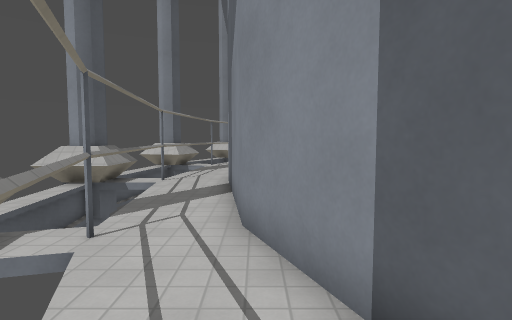
view 1 (above)

12 first-person views from a walk through a level from a Godot 3-D game. The camera is 1.5 m above the floor, tilts 4° down and sees 80° across. The floor is counted in squares, 1 m on a side. Each view is taken from the middle of a square. On the plan, view 1 faces up. The plan holds only what a view shows up to about 15 squares ahead; the rest is blank. The place goes on beyond the plan. Surface patterns are stand-ins for the level's own textures.

view 2
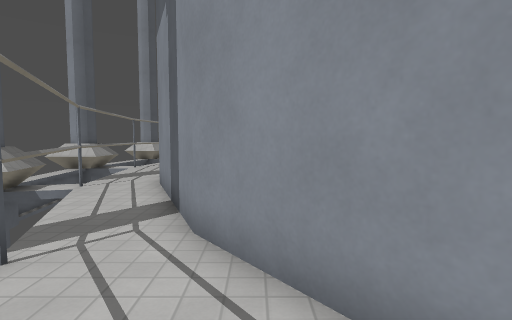

view 3
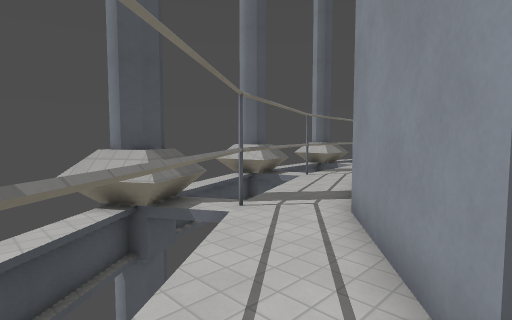

view 4
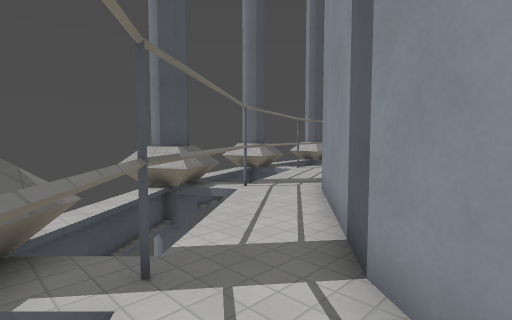

view 5
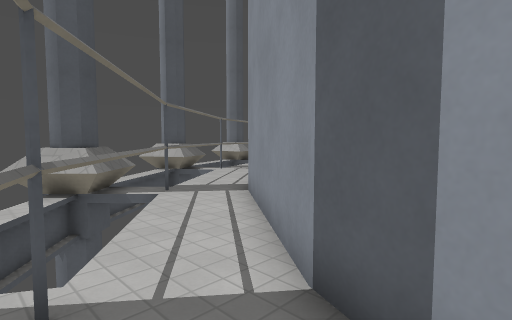

view 6
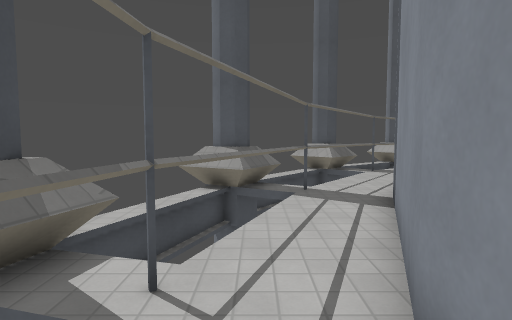

view 7
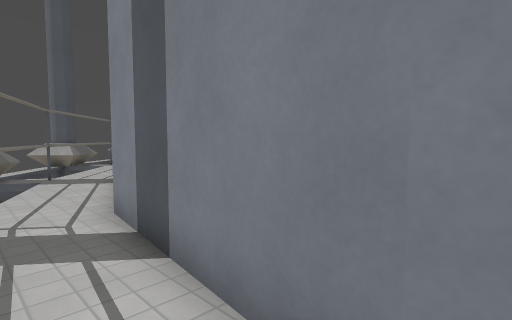

view 8
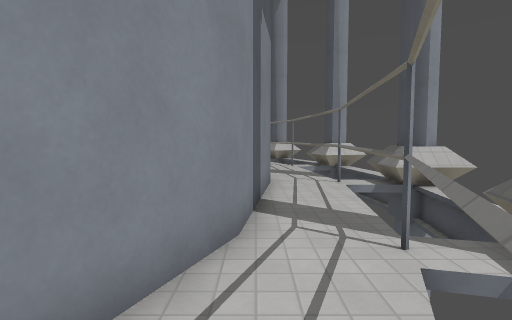

view 9
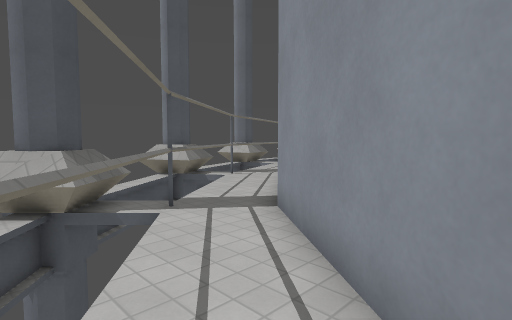

view 10
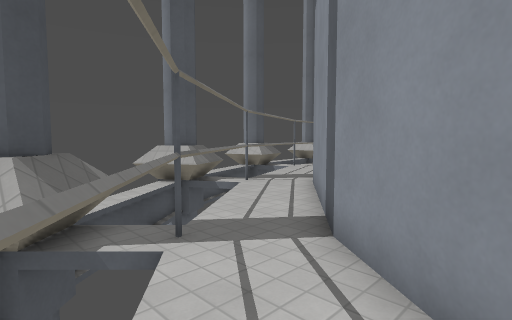

view 11
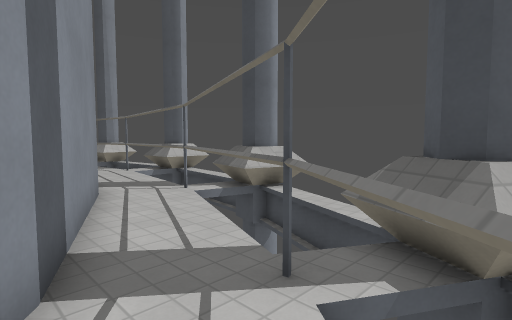

view 12
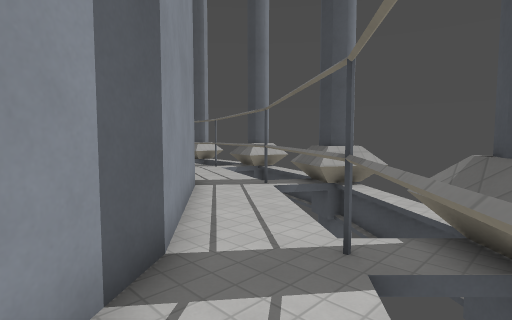

### Floor plan
Key: @ floor where view 1 was taken; # wall or solid block; . floor; = window, fence, low wall or low ledge; ^ raised ledge.
Columns run from 5 left of view 1 to 26 right of it. Each row starts with its distance up from view 1.
 14    ..
 13   #..
 12 ^ ..
 11 ^...
 10 ^ ..##
  9   #..#
  8    ..#
  7    ..#
  6    ..#
  5 ^^...#
  4 #^##.##
  3 ^^  ..#
  2     ..##
  1     #..#
  0      @.##
 -1      ...##
 -2     ##...#
 -3      ##..##
 -4       ##..##
 -5         ...##
 -6         #...##
 -7         =#...###
 -8         #= #...##
 -9            ##...####
-10             ##.....###
-11             ==.#.....#######
-12             ^^^   #.............
-13            ^^^^   #.##..........
-14              ^=   =^=   ######

Where each view was taken, in squares from view 1:
view 1: 0 up, 0 right, facing up
view 2: 5 down, 3 right, facing up
view 3: 6 down, 5 right, facing up-left
view 4: 8 down, 7 right, facing up-left
view 5: 11 down, 12 right, facing up-left
view 6: 12 down, 18 right, facing left
view 7: 13 down, 22 right, facing up-left
view 8: 11 down, 11 right, facing right
view 9: 10 down, 10 right, facing up-left
view 10: 9 down, 8 right, facing up-left
view 11: 8 down, 7 right, facing down-right
view 12: 3 down, 2 right, facing down-right
